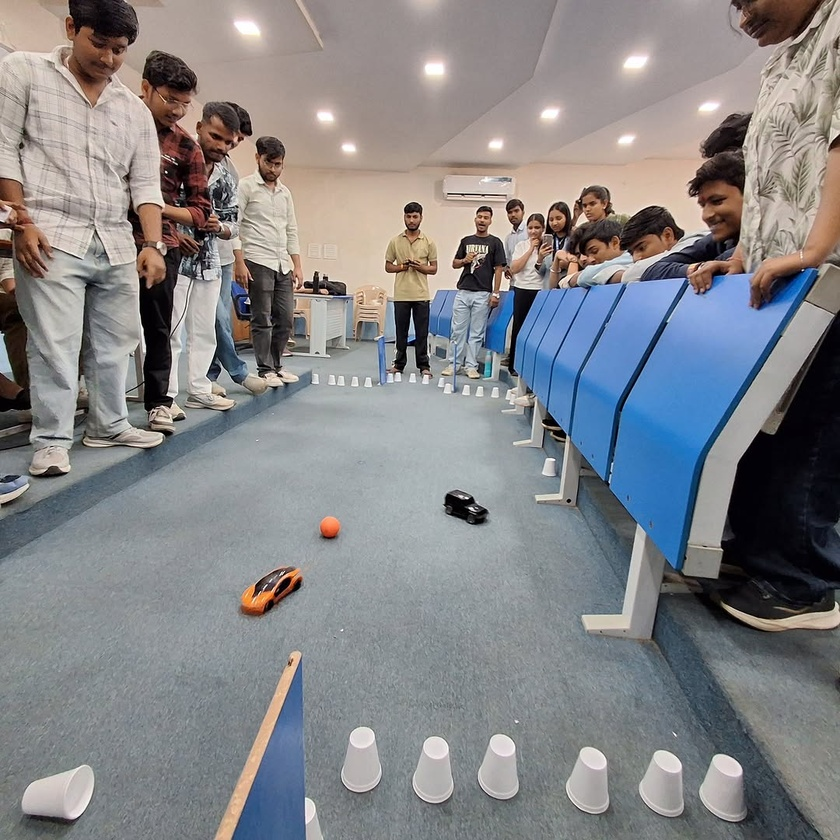
#> input picture input/test_image.jpeg, 840 x 840 px, shrunk from 1080 x 1080 before the run, found by its file name
$ python 06_embed_bit.py
#> lines starting #> are read from the running program, lines starting #| are printed output that depends on the picture; long printed decimals are rounded
import cv2
import numpy as np


COEFF_A = (3, 2)
COEFF_B = (2, 3)


def calculate_jnd(block, alpha=2.0, beta=0.1):
    std = np.std(block)
    return alpha + beta * std


def embed_bit(block, bit):
    # Convert block to floating point
    block = block.astype(np.float32)

    # Transform into frequency domain
    dct = cv2.dct(block)

    # Calculate JND
    jnd = calculate_jnd(block)

    # Get the two selected coefficients
    a = dct[COEFF_A]
    b = dct[COEFF_B]

    print("Before embedding:")
    print("A =", a)
    print("B =", b)
    print("A - B =", a - b)
    print("JND =", jnd)

    # Embed bit
    if bit == 1:

        if a - b < jnd:
            adjustment = (jnd - (a - b)) / 2

            dct[COEFF_A] += adjustment
            dct[COEFF_B] -= adjustment

    else:

        if b - a < jnd:
            adjustment = (jnd - (b - a)) / 2

            dct[COEFF_B] += adjustment
            dct[COEFF_A] -= adjustment

    # Values after embedding
    a_after = dct[COEFF_A]
    b_after = dct[COEFF_B]

    print("\nAfter embedding:")
    print("A =", a_after)
    print("B =", b_after)
    print("A - B =", a_after - b_after)

    # Convert back to spatial domain
    watermarked_block = cv2.idct(dct)

    return watermarked_block


# --------------------------------------------------
# Main experiment
# --------------------------------------------------

image = cv2.imread("input/test_image.jpeg")
#> image is the input picture: shape (840, 840, 3); mean B, G, R 135.5, 132.9, 132.8

if image is None:
    raise FileNotFoundError("Could not load image.")

ycrcb = cv2.cvtColor(image, cv2.COLOR_BGR2YCrCb)
#> ycrcb: shape (840, 840, 3); mean of channels 0, 1, 2 133.2, 127.7, 129.3

y, cr, cb = cv2.split(ycrcb)
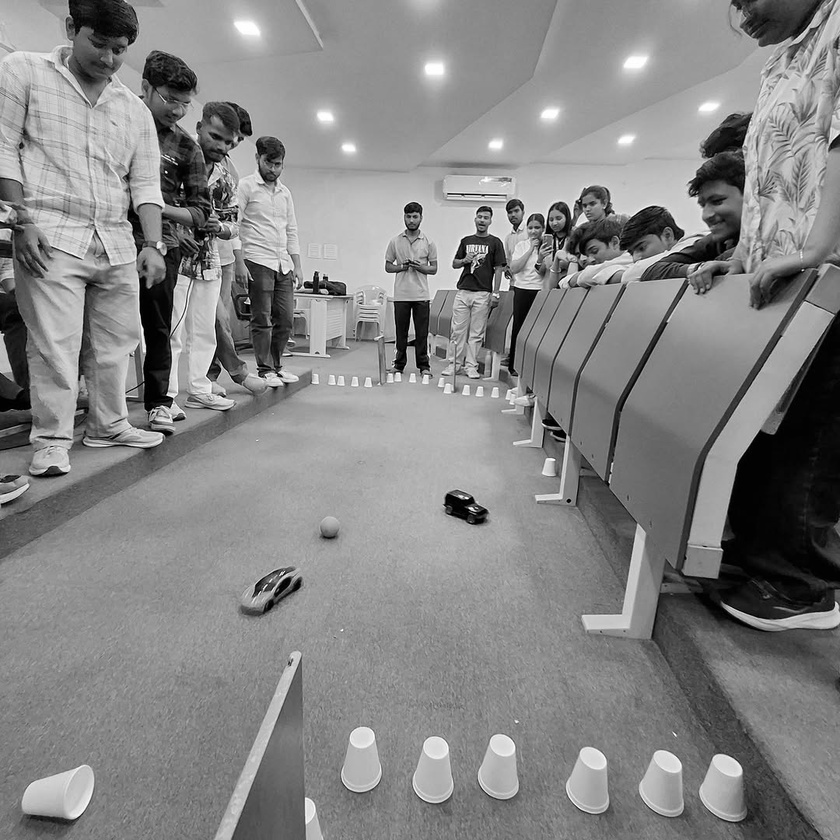
#> y: shape (840, 840); min 0, max 255, mean 133.2
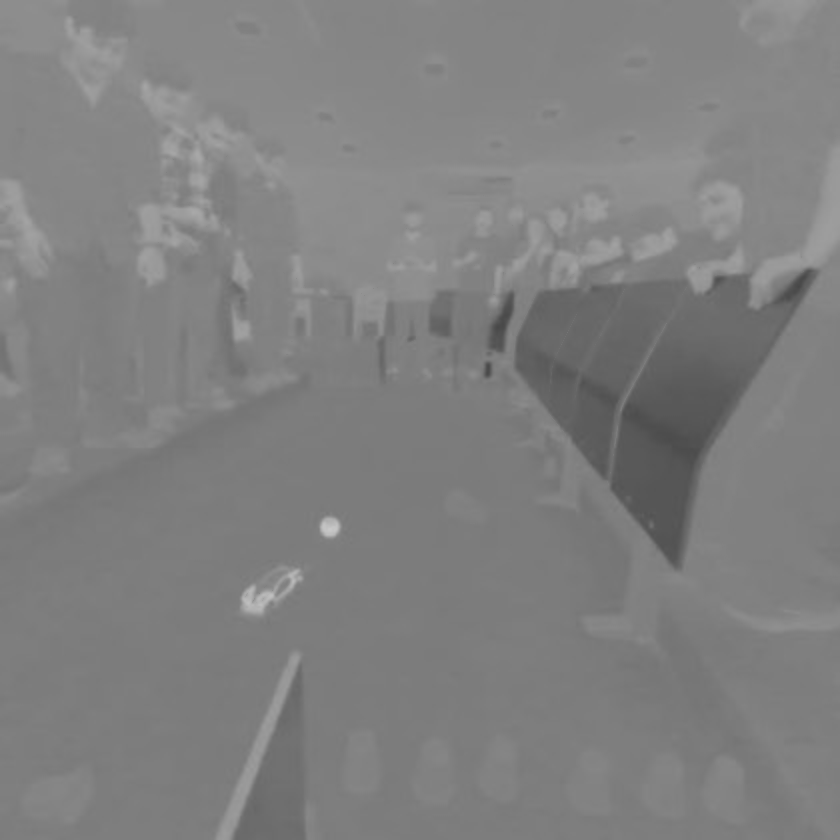
#> cr: shape (840, 840); min 71, max 201, mean 127.7
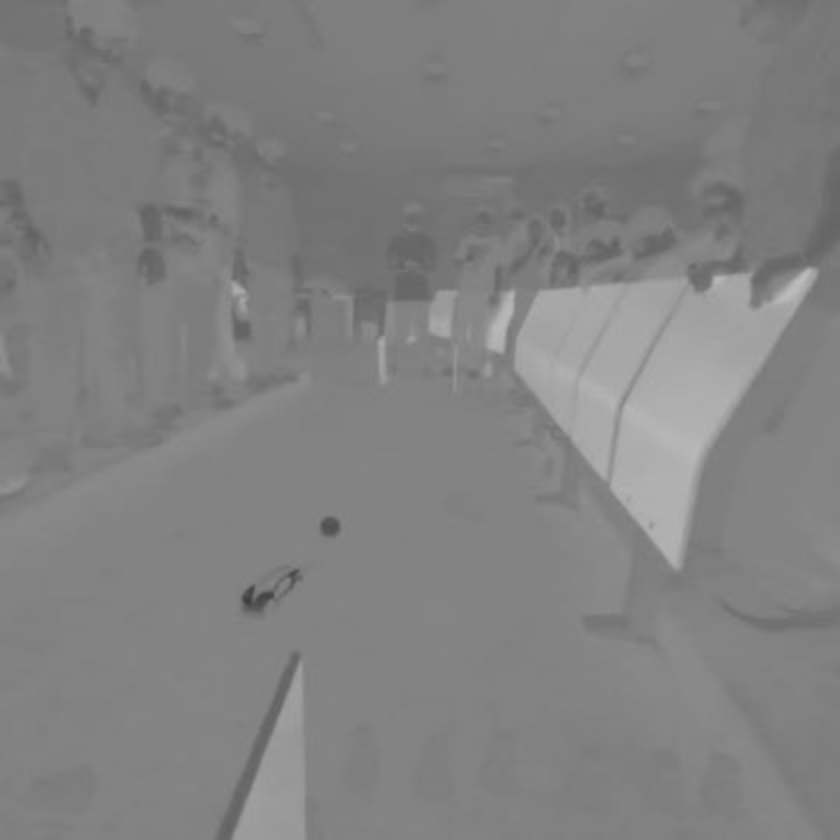
#> cb: shape (840, 840); min 60, max 189, mean 129.3

# Take our same 8×8 block
block = y[0:8, 0:8]

# Embed bit 1
watermarked_block = embed_bit(block, 1)
#> in calculate_jnd, `std = np.std(block)`: std = 2.37
#> in embed_bit, `jnd = calculate_jnd(block)`: jnd = 2.24
#> in embed_bit, `a = dct[COEFF_A]`: a = 0.104
#> in embed_bit, `b = dct[COEFF_B]`: b = 0.445
#| A = 0.1044
#| B = 0.445
#| A - B = -0.3406
#| JND = 2.237
#> in embed_bit, `adjustment = (jnd - (a - b)) / 2`: adjustment = 1.29
#> in embed_bit, `a_after = dct[COEFF_A]`: a_after = 1.39
#> in embed_bit, `b_after = dct[COEFF_B]`: b_after = -0.844
#| A = 1.393
#| B = -0.8441
#| A - B = 2.237

print("\nOriginal block:")
print(block)
#| [[170 168 168 168 167 168 167 165]
#|  [170 169 169 169 168 169 168 165]
#|  [171 170 170 170 169 170 169 167]
#|  [172 171 171 171 170 171 170 168]
#|  [173 172 172 172 171 172 171 169]
#|  [174 173 173 173 172 172 172 169]
#|  [175 174 174 173 172 173 172 169]
#|  [176 174 174 174 173 173 172 170]]

print("\nWatermarked block:")
print(np.round(watermarked_block, 2))
#| [[170.   168.16 168.19 167.92 166.59 167.61 167.04 165.5 ]
#|  [169.84 169.   169.15 169.13 167.99 168.9  167.95 165.04]
#|  [170.81 169.85 170.   170.22 169.36 170.24 168.9  166.61]
#|  [172.08 170.87 170.78 171.   170.33 171.36 169.99 167.59]
#|  [173.41 172.01 171.64 171.67 171.   172.22 171.13 168.92]
#|  [174.39 173.1  172.76 172.64 171.78 172.   172.15 169.19]
#|  [174.96 174.05 174.1  173.01 171.87 172.85 172.   169.16]
#|  [175.5  173.96 174.39 174.41 173.08 172.81 171.84 170.  ]]

print("\nDifference:")
print(np.round(watermarked_block - block, 2))
#| [[ 0.    0.16  0.19 -0.08 -0.41 -0.39  0.04  0.5 ]
#|  [-0.16  0.    0.15  0.13 -0.01 -0.1  -0.05  0.04]
#|  [-0.19 -0.15  0.    0.22  0.36  0.24 -0.1  -0.39]
#|  [ 0.08 -0.13 -0.22  0.    0.33  0.36 -0.01 -0.41]
#|  [ 0.41  0.01 -0.36 -0.33  0.    0.22  0.13 -0.08]
#|  [ 0.39  0.1  -0.24 -0.36 -0.22  0.    0.15  0.19]
#|  [-0.04  0.05  0.1   0.01 -0.13 -0.15  0.    0.16]
#|  [-0.5  -0.04  0.39  0.41  0.08 -0.19 -0.16  0.  ]]
